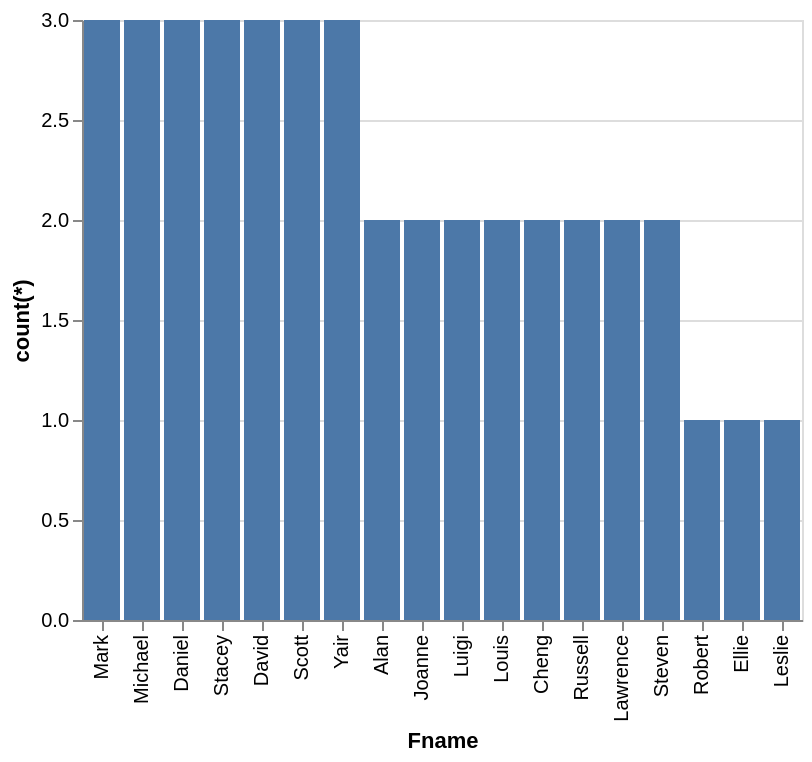

The specification (Vega-Lite) saved for this image:
### Vega-Lite specification from a JSON file in a GitHub repository (floating-point values rounded to 4 significant figures)
{"data": {"values": [{"x_data": "Mark", "y_data": 3}, {"x_data": "Michael", "y_data": 3}, {"x_data": "Daniel", "y_data": 3}, {"x_data": "Stacey", "y_data": 3}, {"x_data": "David", "y_data": 3}, {"x_data": "Alan", "y_data": 2}, {"x_data": "Scott", "y_data": 3}, {"x_data": "Joanne", "y_data": 2}, {"x_data": "Luigi", "y_data": 2}, {"x_data": "Robert", "y_data": 1}, {"x_data": "Louis", "y_data": 2}, {"x_data": "Cheng", "y_data": 2}, {"x_data": "Russell", "y_data": 2}, {"x_data": "Ellie", "y_data": 1}, {"x_data": "Lawrence", "y_data": 2}, {"x_data": "Steven", "y_data": 2}, {"x_data": "Yair", "y_data": 3}, {"x_data": "Leslie", "y_data": 1}]}, "mark": "bar", "encoding": {"x": {"field": "x_data", "type": "nominal", "title": "Fname", "sort": {"op": "sum", "field": "y_data", "order": "descending"}}, "y": {"field": "y_data", "type": "quantitative", "title": "count(*)"}}}
